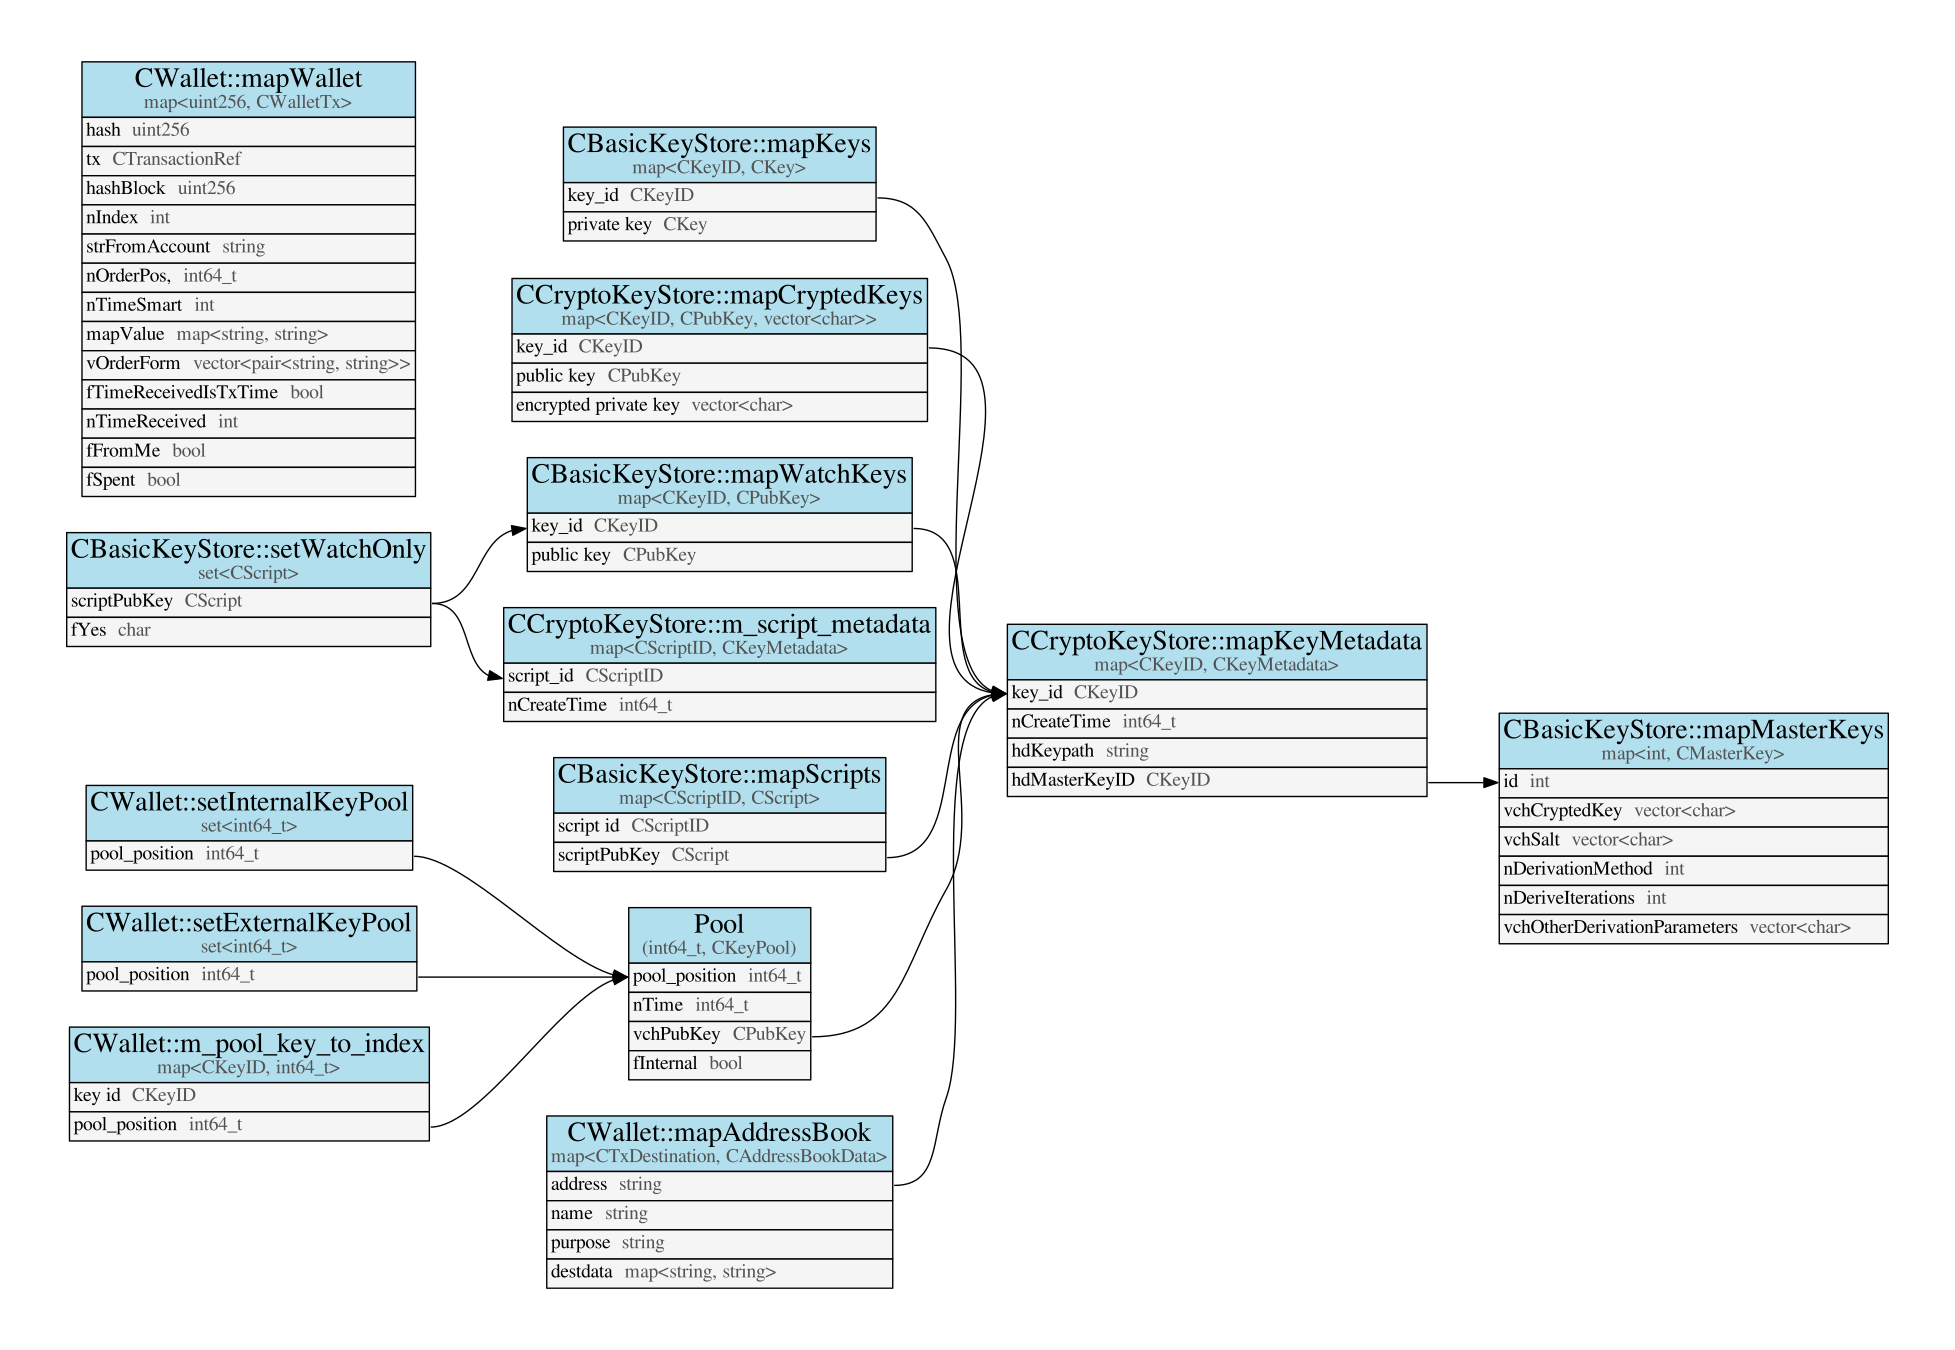

Write Python code to recreate this figure.
"""
python3 schema.py | dot -Tsvg > schema.svg
python3 schema.py > schema.html
dot -Tsvg > schema.svg < schema.html

Based on https://github.com/rm-hull/sql_graphviz/blob/master/sql_graphviz.py

"""

from collections import namedtuple
import html

Table = namedtuple("Table", "table desc cols")
Col = namedtuple("Col", "col desc refs")
Ref = namedtuple("Ref", "table col")


keyref = Ref("CCryptoKeyStore::mapKeyMetadata", "key_id")
scriptref = Ref("CCryptoKeyStore::m_script_metadata", "script_id")
poolref = Ref("Pool", "pool_position")

tables = [
  Table("CCryptoKeyStore::mapKeyMetadata", "map<CKeyID, CKeyMetadata>", [
        Col("key_id", "CKeyID", []), # t:keymeta, t:pool
        Col("nCreateTime", "int64_t", []),
        Col("hdKeypath", "string", []),
        Col("hdMasterKeyID", "CKeyID", [Ref("CBasicKeyStore::mapMasterKeys", "id")]),
      ]),

  Table("CBasicKeyStore::mapKeys", "map<CKeyID, CKey>", [
        Col("key_id", "CKeyID", [keyref]), # t:key
        Col("private key", "CKey", []),
  ]),

  Table("CCryptoKeyStore::mapCryptedKeys", "map<CKeyID, CPubKey, vector<char>>", [
        Col("key_id", "CKeyID", [keyref]), # t:ckey
        Col("public key", "CPubKey", []),
        Col("encrypted private key", "vector<char>", []),
      ]),

  Table("CBasicKeyStore::mapWatchKeys", "map<CKeyID, CPubKey>", [
        Col("key_id", "CKeyID", [keyref]), # t:watchs
        Col("public key", "CPubKey", []),
  ]),

  Table("CBasicKeyStore::setWatchOnly", "set<CScript>", [
      Col("scriptPubKey", "CScript", [Ref("CBasicKeyStore::mapWatchKeys", "key_id"), scriptref]), # t:watchs
      Col("fYes", "char", []),
  ]),

  Table("CBasicKeyStore::mapScripts", "map<CScriptID, CScript>", [
        Col("script id", "CScriptID", []), # t:key (implicit witness 0 script for p2sh encrypted & nonencrypted)
        Col("scriptPubKey", "CScript", [keyref]),
  ]),

  Table("CBasicKeyStore::mapMasterKeys", "map<int, CMasterKey>", [
        Col("id", "int", []), # t:mkey
        Col("vchCryptedKey", "vector<char>", []),
        Col("vchSalt", "vector<char>", []),
        Col("nDerivationMethod", "int", []),
        Col("nDeriveIterations", "int", []),
        Col("vchOtherDerivationParameters", "vector<char>", []),
   ]),

  Table("CCryptoKeyStore::m_script_metadata", "map<CScriptID, CKeyMetadata>", [
        Col("script_id", "CScriptID", []), # t:watchmeta
        Col("nCreateTime", "int64_t", []),
      ]),

  Table("Pool", "(int64_t, CKeyPool)", [
        Col("pool_position", "int64_t", []), # t:pool
        Col("nTime", "int64_t", []),
        Col("vchPubKey", "CPubKey", [keyref]),
        Col("fInternal", "bool", []),
      ]),

  Table("CWallet::setInternalKeyPool", "set<int64_t>", [
        Col("pool_position", "int64_t", [poolref]), # t:pool
      ]),

  Table("CWallet::setExternalKeyPool", "set<int64_t>", [
        Col("pool_position", "int64_t", [poolref]), # t:pool
      ]),

  Table("CWallet::m_pool_key_to_index", "map<CKeyID, int64_t>", [
        Col("key id", "CKeyID", []),
        Col("pool_position", "int64_t", [poolref]), # t:pool
      ]),

  Table("CWallet::mapWallet", "map<uint256, CWalletTx>", [
      Col("hash", "uint256", []), # t:tx
      Col("tx", "CTransactionRef", []),
      Col("hashBlock", "uint256", []),
      Col("nIndex", "int", []),
      Col("strFromAccount", "string", []),
      Col("nOrderPos,", "int64_t", []),
      Col("nTimeSmart", "int", []),
      Col("mapValue", "map<string, string>", []),
      Col("vOrderForm", "vector<pair<string, string>>", []),
      Col("fTimeReceivedIsTxTime", "bool", []),
      Col("nTimeReceived", "int", []),
      Col("fFromMe", "bool", []),
      Col("fSpent", "bool", []),
  ]),

  Table("CWallet::mapAddressBook", "map<CTxDestination, CAddressBookData>", [
      Col("address", "string", [keyref]),
      Col("name", "string", []), # t:name
      Col("purpose", "string", []), # t:purpose
      Col("destdata", "map<string, string>", []),
  ]),
]

GRAPH = """
digraph g {{ graph [ rankdir = "LR" ];

{tables}
{refs}

}}"""

TABLE = """
  "{table}" [
    shape=none
    label=<
      <table border="0" cellspacing="0" cellborder="1">
        <tr><td bgcolor="lightblue2"><font face="Times-bold" point-size="20">{table}</font><br/><font color="#535353">{desc}</font></td></tr>
        {cols}
      </table>
    >];
"""

COL = """
  <tr><td bgcolor="grey96" align="left" port="{col}"><font face="Times-bold">{col}</font>  <font color="#535353">{desc}</font></td></tr>
"""

REF = """
  "{table.table}":{col.col} -> "{ref.table}":{ref.col}
"""

e = html.escape
print(GRAPH.format(
    tables="\n".join(TABLE.format(table=e(table.table), desc=e(table.desc) or " ", cols="\n".join(COL.format(col=e(col.col), desc=e(col.desc))  for col in table.cols)) for table in tables),
    refs="\n".join(REF.format(table=table, col=col, ref=ref) for table in tables for col in table.cols for ref in col.refs)))
